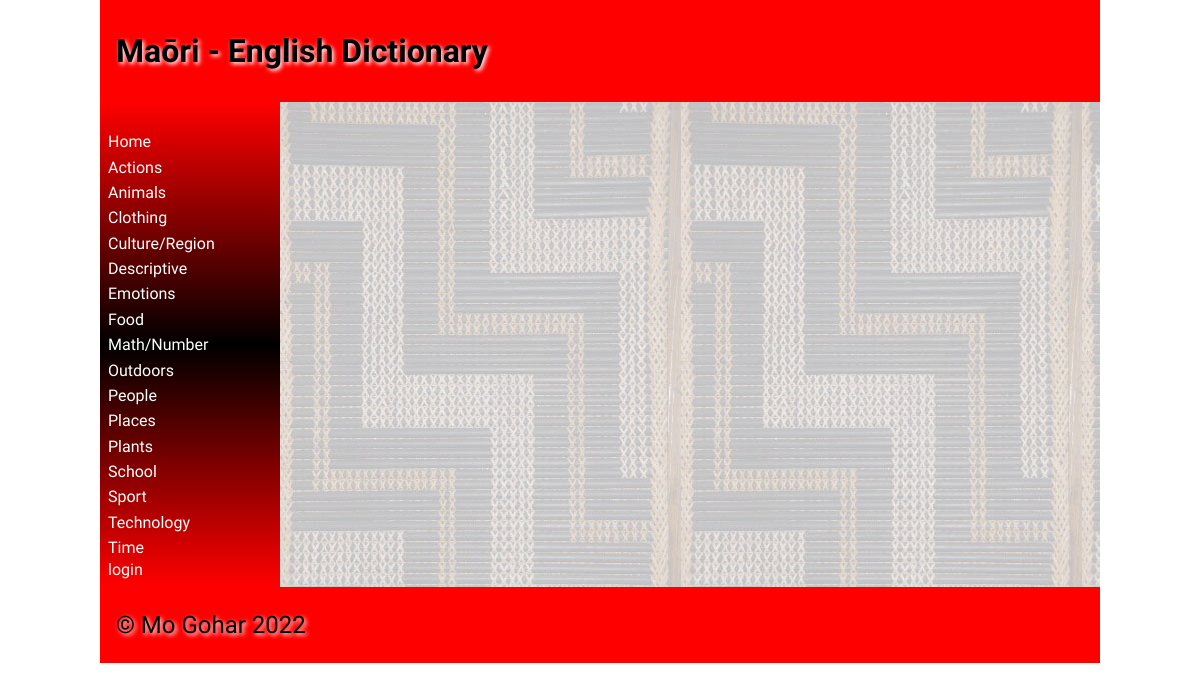
The page / on the database its author committed.
### tables this page shows
CREATE TABLE categories
(
	id integer
		constraint categories_pk
			primary key autoincrement,
	category_name integer
);

### app.py (the view)
@app.route('/')
def hello_world():
    print(categories())
    return render_template('home.html', categories=categories())

### app.py (called while the page is built)
def create_connection(db_file):
    try:
        connection = sqlite3.connect(db_file)
        return connection
    except Error as e:
        print(e)
    return None

def categories():
    query = "SELECT id, category_name FROM categories"
    con = create_connection(DATABASE)
    cur = con.cursor()
    cur.execute(query)
    category_list = cur.fetchall()
    con.close()
    return category_list

### templates/home.html (shortened to what this page needs)
{% extends 'base.html' %}
{% block heading %}Maōri - English Dictionary{% endblock %}

### templates/base.html (shortened to what this page needs)
<!doctype html>
<html lang="en">
<head>
	<link href="{{ url_for('static', filename='css/style.css') }}" rel="stylesheet">
</head>
<body>
	<div id="container">
		<header>
			<h1>{% block heading %}{% endblock %}</h1>
		</header>
		<nav>
			<ul>
				<li><a href="/">Home</a></li>
				<div class ="category">
					{% for category in categories %}
						<div class ="category-box">
							<li><a href="/category/{{ category[0] }}">{{ category[1] }}</a></li>
						</div>
					{% endfor %}
				</div>
            	<a href="/login">login</a>
			</ul>
		</nav>
		<main>
        </main>
		<footer>
			<p>
				&copy; Mo Gohar 2022
			</p>
		</footer>
	</div>
</body>
</html>

### static/css/style.css (style rules this page uses)
* { font-family: Comfortaa, sans-serif; margin: 0; padding: 0; box-sizing: border-box; }
#container { display: grid; grid-template-columns: 75px auto; grid-template-areas: 'nav header' 'main main' 'footer footer'; }
header { grid-area: header; background-color: #f00; padding: 1rem; }
nav { grid-area: nav; }
main { grid-area: main; padding: 1rem; background-color: #edd; }
h1, h2, h3, h4 { padding: 1rem 0; font-family: 'Suez One', serif; color: #000; text-shadow: 2px 2px 4px #fff; }
p { padding: 0.5rem 0; }
a { color: #222; }
footer { grid-area: footer; padding: 1rem; background-color: #f00; }
footer p { color: #000; text-shadow: 2px 2px 4px #fff; font-size: 1.5rem; }
@media only screen and (min-width: 768px) { #container { grid-template-columns: 180px auto; grid-template-areas: 'header header' 'nav main' 'footer footer'; } }
@media only screen and (min-width: 768px) { nav { background: linear-gradient(180deg, rgba(255,0,0,1) 0%, rgba(0, 0, 0, 1) 50%, rgba(255,0,0,1) 100%); padding: 0.5rem; } }
@media only screen and (min-width: 768px) { nav ul { list-style: none; } }
@media only screen and (min-width: 768px) { nav li { padding: 0.2rem 0; } }
@media only screen and (min-width: 768px) { nav a { color: #fff; text-decoration: none; } }
@media only screen and (min-width: 768px) { main { background-image: url('/poutama.jpg'); } }
@media only screen and (min-width: 1000px) { #container { width: 1000px; margin: auto; } }

### rows shown on the page
categories: category_name "Actions"
categories: category_name "Animals"
categories: category_name "Clothing"
categories: category_name "Culture/Region"
categories: category_name "Descriptive"
categories: category_name "Emotions"
categories: category_name "Food"
categories: category_name "Math/Number"
categories: category_name "Outdoors"
categories: category_name "People"
categories: category_name "Places"
categories: category_name "Plants"
categories: category_name "School"
categories: category_name "Sport"
categories: category_name "Technology"
categories: category_name "Time"
